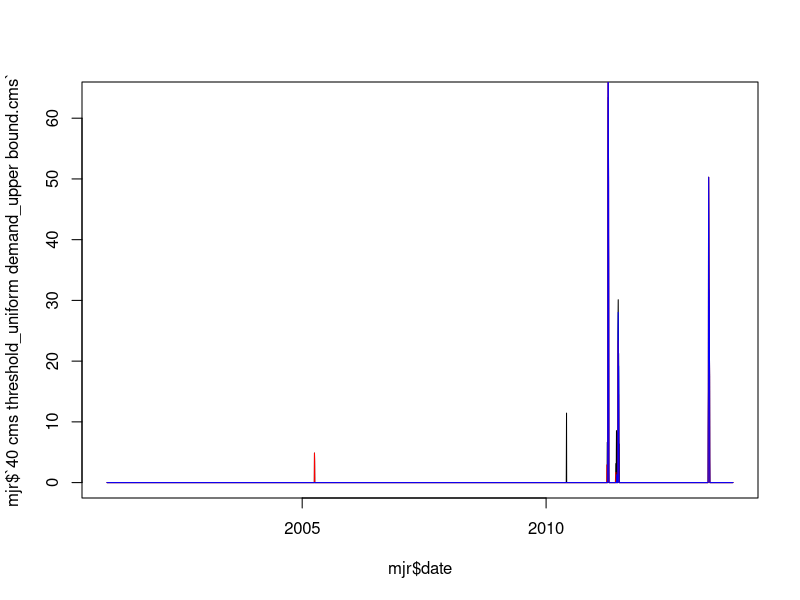
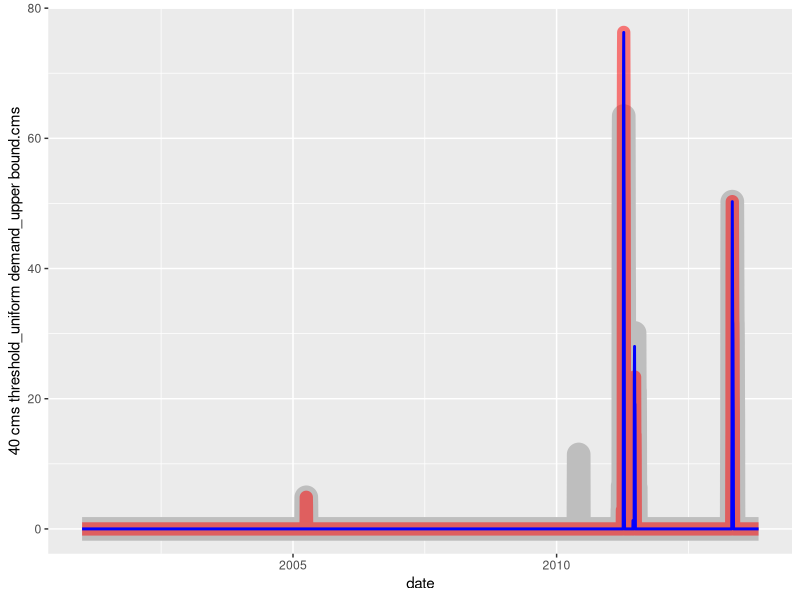

Source code (R) for these figures, in order:
## This script reads Moose Jaw River backflooding estimates and parses out 
## information into condensed file with friendly headings.

mjr <- read.csv("./R_flow-reconstruction/Colin/data/BP_flow_raw/MJR_modelled backflooding.csv", skip = 2)

library(dplyr)
library(tidyverse)
mjr <- mjr %>% select_if(~ !any(is.na(.))) %>% as_tibble()

names(mjr)[4:9] <- c("40 cms threshold_uniform demand_lower bound.cms" , "40 cms threshold_uniform demand_upper bound.cms" , "40 cms threshold_allocation demand_lower bound.cms" ,
                     "40 cms threshold_allocation demand_upper bound.cms" , "40 cms threshold_WRMM demand_lower bound.cms" , "40 cms threshold_WRMM demand_upper bound.cms")

names(mjr)[13:18] <- c("50 cms threshold_uniform demand_lower bound.cms" , "50 cms threshold_uniform demand_upper bound.cms" , "50 cms threshold_allocation demand_lower bound.cms" ,
                     "50 cms threshold_allocation demand_upper bound.cms" , "50 cms threshold_WRMM demand_lower bound.cms" , "50 cms threshold_WRMM demand_upper bound.cms")

names(mjr)[22:27] <- c("60 cms threshold_uniform demand_lower bound.cms" , "60 cms threshold_uniform demand_upper bound.cms" , "60 cms threshold_allocation demand_lower bound.cms" ,
                       "60 cms threshold_allocation demand_upper bound.cms" , "60 cms threshold_WRMM demand_lower bound.cms" , "60 cms threshold_WRMM demand_upper bound.cms")

mjr$date <- as.Date(paste(mjr$Year, mjr$month, mjr$day,sep='-'))
mjr <- mjr[,c(1:3, 28, 4:9,13:18,22:27)]

# write.csv(mjr,"./R_flow-reconstruction/Colin/data/BP_flow_output/Moose Jaw River backflooding estimates (2000-2013).csv")


plot(mjr$date, mjr$`40 cms threshold_uniform demand_upper bound.cms`, type = "l")
points(mjr$date, mjr$`50 cms threshold_uniform demand_upper bound.cms`, type = "l", col = "red")
points(mjr$date, mjr$`60 cms threshold_uniform demand_upper bound.cms`, type = "l", col = "blue")

mjr %>% 
  ggplot(aes(date, `40 cms threshold_uniform demand_upper bound.cms`)) +
  geom_line(size = 8, col = "grey") +
  geom_line(aes(date, `50 cms threshold_uniform demand_upper bound.cms`), 
            col = "red", size = 4.5, alpha = 1/2) +
  geom_line(aes(date, `60 cms threshold_uniform demand_upper bound.cms`), 
            col = "blue", size = 1)

